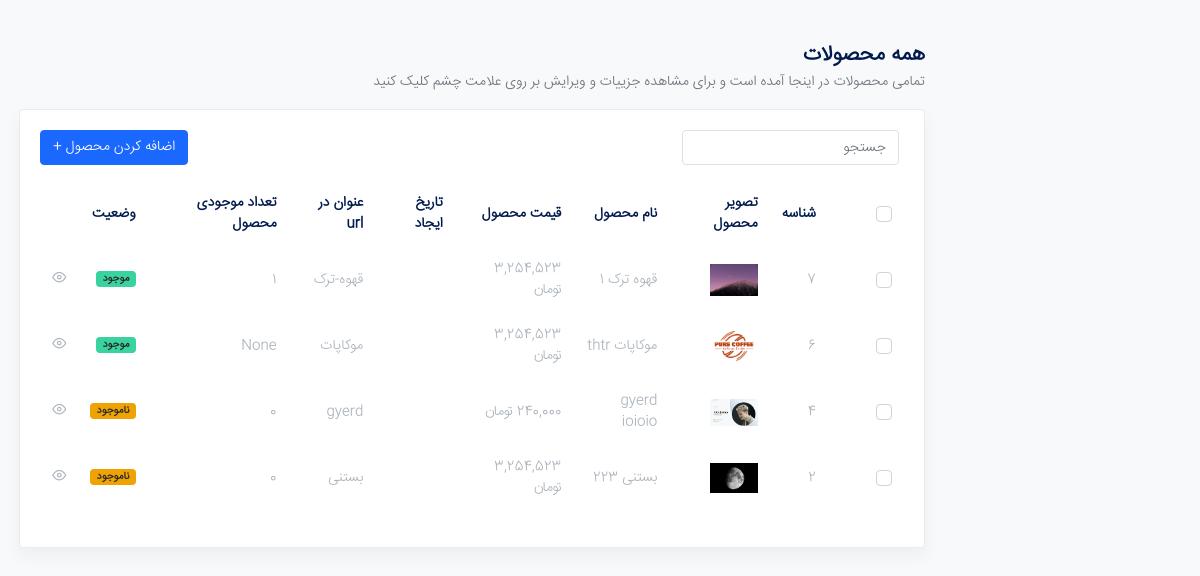
/admin-panel/products/ (signed in), run on the app's committed database.
### product_module/models.py (models this page shows, shortened)
class Product(models.Model):
    title = models.CharField(max_length=300, unique=True, verbose_name='نام محصول')
    image = models.ImageField(upload_to='images/product', verbose_name='تصویر محصول')
    price = models.PositiveBigIntegerField(verbose_name='قیمت محصول')
    availability_count = models.PositiveIntegerField(null=True, blank=True, verbose_name='تعداد موجودی محصول',
                                                     help_text='- به غیر از محصولاتی که رنگ دارند')
    short_description = models.CharField(max_length=400, db_index=True, verbose_name='توضیحات کوتاه')
    description = RichTextField(verbose_name='توضیحات', db_index=True)
    create_date = models.DateTimeField(auto_now_add=True, verbose_name='تاریخ ایجاد', editable=False)
    category = models.ManyToManyField('ProductCategory', verbose_name='دسته بندی')
    tag = models.ManyToManyField('ProductTag', verbose_name='تگ های محصول')
    grind = models.ManyToManyField('ProductGrind', null=True, blank=True, verbose_name='انتخاب دستگاه برای آسیاب')
    is_active = models.BooleanField(default=False, verbose_name='فعال / غیر فعال')
    status = models.BooleanField(default=True, verbose_name='موجود / ناموجود')
    slug = AutoSlugField(populate_from=['title'], unique=True, allow_unicode=True, slugify_function=my_slugify_function,
                         db_index=True, verbose_name='عنوان در url')
    class Meta:
        verbose_name = 'محصول'
        verbose_name_plural = 'محصولات'
        ordering = ['-status', '-create_date']
    def get_jalali_create_date(self):
        return date2jalali(self.create_date)
    get_jalali_create_date.short_description = 'تاریخ ایجاد'

### admin_panel/views.py (the view)
# urls.py: path('products/', views.AdminProductList.as_view(), name='product_list_admin_page'),
class AdminProductList(ListView):
    model = Product
    template_name = 'admin_panel/products/product_list_view.html'
    paginate_by = 15
    def get_queryset(self):
        query = super().get_queryset()
        query = query.all()
        search_name = self.request.GET.get('search')
        lookup = Q(
            title__icontains=search_name) | Q(description__icontains=search_name) | Q(tag__title__icontains=search_name)
        if search_name:
            products = Product.objects.filter(lookup).distinct()
            return products
        else:
            return query

### polls/templatetags/poll_exteras.py (called while the page is built)
@register.filter(name='show_jalali_date')
def show_jalali_date(value):
    if value:
        jalali_date = jdatetime_datetime.fromgregorian(
            year=value.year,
            month=value.month,
            day=value.day,
        )
        return jalali_date.strftime('%d %B %Y')
    else:
        return None

@register.filter(name='three_digits_currency')
def three_digits_currency(value: int):
    return '{:,}'.format(value) + ' تومان'

### admin_panel/templates/admin_panel/products/product_list_view.html (shortened to what this page needs)
{% extends 'admin_panel/shared/_admin_layout.html' %}
{% load poll_exteras %}
{% block content %}
<div class="row">
    <div class="col-md-12 my-4">
        <h2 class="h4 mb-1">همه محصولات</h2>
        <p class="mb-3">تمامی محصولات در اینجا آمده است و برای مشاهده جزییات و ویرایش بر روی علامت چشم کلیک کنید</p>
        <div class="card shadow">
            <div class="card-body">
                <div class="toolbar">
                    <form class="form">
                        <a href="{% url 'add_product_admin_page' %}">
                            <button class="btn btn-primary float-right ml-3" type="button">اضافه کردن محصول +
                            </button>
                        </a>
                        <div class="form-row">
                            <div class="form-group col-auto">
                                <form action="" method="get">
                                    <input name="search" type="search" class="form-control" id="search1"
                                        placeholder="جستجو">
                                </form>
                            </div>
                        </div>
                    </form>
                </div>
                {% if product_list %}
                <table class="table table-borderless table-hover">
                    <thead>
                        <tr>
                            <td>
                                <div class="custom-control custom-checkbox">
                                </div>
                            </td>
                            <th><strong>شناسه</strong></th>
                            <th><strong>تصویر محصول</strong></th>
                            <th><strong> نام محصول</strong></th>
                            <th><strong> قیمت محصول</strong></th>
                            <th><strong> تاریخ ایجاد</strong></th>
                            <th><strong>عنوان در url</strong></th>
                            <th><strong>تعداد موجودی محصول</strong></th>
                            <th><strong>وضعیت</strong></th>
                        </tr>
                    </thead>
                    <tbody>
                        {% for product in product_list %}
                        <tr>
                            <td>
                                <div class="custom-control custom-checkbox">
                                </div>
                            </td>
                            <td>
                                <p class="mb-0 text-muted">{{ product.id }}</p>
                            </td>
                            <td>
                                <div class="avatar avatar-md">
                                    <img src="{{ product.image.url }}" alt="..." class="avatar-img">
                                </div>
                            </td>
                            <td>
                                <p class="mb-0 text-muted">{{ product.title }}</p>
                            </td>
                            <td>
                                <p class="mb-0 text-muted">{{ product.price|three_digits_currency }}</p>
                            </td>
                            <td>
                            </td>
                            <td class="text-muted">{{ product.slug }}</td>
                            <td>
                                <p class="mb-0 text-muted">{{ product.availability_count }}</p>
                            </td>
                            <td>
                                {% if product.status %}
                                <span class="badge badge-pill font-weight-bold badge-success">موجود</span>
                                {% else %}
                                <span class="badge badge-pill font-weight-bold badge-warning">ناموجود</span>
                                {% endif %}
                            </td>
                            <td>
                                <a href="{% url 'edit_product_admin_page' pk=product.id %}"><span class="text-muted"><i
                                            class="fe fe-eye"></i></span></a>
                            </td>
                        </tr>
                        {% endfor %}
                    </tbody>
                </table>
                {% else %}
                <div class="alert alert-warning">
                    <p>هیچ محصولی یافت نشد.</p>
                </div>
                {% endif %}
            </div>
        </div>
    </div>
</div>
{% endblock %}

### static/admin_panel/css/feather.css (style rules this page uses)
.fe { font-family: "feather" !important; speak: none; font-style: normal; font-weight: normal; font-variant: normal; text-transform: none; line-height: 1; -webkit-font-smoothing: antialiased; -moz-osx-font-smoothing: grayscale; }
.fe-eye:before { content: ""; }

### data on the page
Product: id "7", image (picture), title "قهوه ترک 1", price|three_digits_currency "3,254,523 تومان", slug "قهوه-ترک", availability_count "1", status "موجود"
Product: id "6", image (picture), title "موکاپات thtr", price|three_digits_currency "3,254,523 تومان", slug "موکاپات", availability_count "None", status "موجود"
Product: id "4", image (picture), title "gyerd ioioio", price|three_digits_currency "240,000 تومان", slug "gyerd", availability_count "0", status "ناموجود"
Product: id "2", image (picture), title "بستنی 223", price|three_digits_currency "3,254,523 تومان", slug "بستنی", availability_count "0", status "ناموجود"
